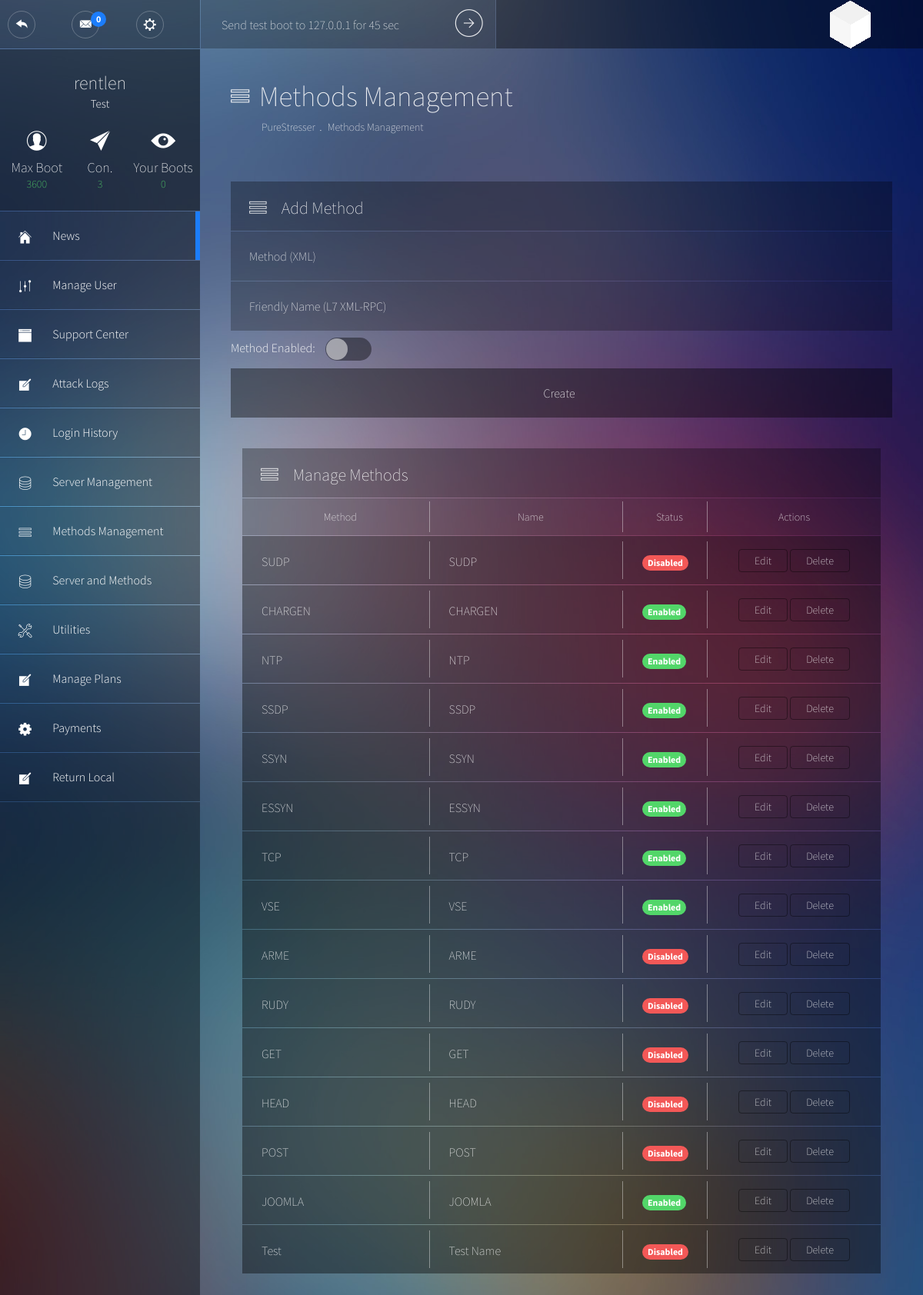
/admin/methods.php (signed in), run on the app's committed database.
### tables this page shows
CREATE TABLE `users` (
  `ID` int(11) NOT NULL,
  `username` varchar(26) NOT NULL,
  `password` varchar(40) NOT NULL,
  `email` varchar(50) NOT NULL,
  `rank` int(11) NOT NULL DEFAULT '0',
  `membership` int(11) NOT NULL,
  `max_boots` tinyint(2) NOT NULL DEFAULT '0',
  `expire` int(11) NOT NULL,
  `status` int(11) NOT NULL,
  `test_boot` int(16) DEFAULT NULL
);

CREATE TABLE `plans` (
  `ID` int(11) NOT NULL,
  `name` varchar(50) NOT NULL,
  `description` text NOT NULL,
  `mbt` int(11) NOT NULL,
  `max_boots` tinyint(2) NOT NULL DEFAULT '1',
  `unit` varchar(10) NOT NULL,
  `length` int(11) NOT NULL,
  `price` float NOT NULL,
  `allowed_methods` text
);

CREATE TABLE `boot_methods` (
  `method` varchar(32) NOT NULL,
  `friendly_name` varchar(32) NOT NULL,
  `active` enum('0','1') NOT NULL DEFAULT '1'
);

### includes/functions.php (called while the page is built, shortened)
<?php
class stats
{
	function totalBootsForUser($odb, $user)
	{
		$SQL = $odb -> prepare("SELECT COUNT(*) FROM `logs` WHERE `user` = :user");
		$SQL -> execute(array(":user" => $user));
		return $SQL->fetchColumn(0);
	}
}
	function getUsersOpenedTickets()
	{
		global $odb;
		$countOpenTickets = $odb->prepare("SELECT COUNT(*) AS `total` FROM `tickets` WHERE `username`=:user AND `status`='Waiting for User response.'");
		$countOpenTickets->execute(array(":user" => $_SESSION['username']));
		return $countOpenTickets->fetchColumn(0);
	}

### includes/init.php (called while the page is built, shortened)
<?php
require 'functions.php';
$stats = new stats;

### admin/methods.php (the view, shortened to what this page needs)
<?php
require_once '../includes/db.php';
require_once '../includes/init.php';
$currentPage = "admin_index";
$pageon = "Methods Management";
$plansql = $odb -> prepare("SELECT `users`.*,`plans`.`name`, `plans`.`mbt`,`plans`.`max_boots` AS `pboots` FROM `users`, `plans` WHERE `plans`.`ID` = `users`.`membership` AND `users`.`ID` = :id LIMIT 1");
$plansql -> execute(array(":id" => $_SESSION['ID']));
$userInfo = $plansql -> fetch(PDO::FETCH_ASSOC);
?>
<!DOCTYPE html>
<html lang="en">
<head><meta http-equiv="Content-Type" content="text/html; charset=windows-1252">
	<link rel="stylesheet" type="text/css" href="../css/bootstrap.min.css">
	<link rel="stylesheet" type="text/css" href="../css/main.min.css">
</head>
<body>
	<header class="top-bar">
		<?php include "../includes/template/header.php"; ?>
	</header>
	<div class="wrapper">
		<aside class="sidebar">
			<?php include "../includes/template/sidebar.php"; ?>
		</aside>
		<section class="content">
			<header class="main-header">
				<div class="main-header__nav">
					<h1 class="main-header__title">
						<i class="pe-7s-menu"></i>
						<span><?php echo $pageon ?></span>
					</h1>
					<ul class="main-header__breadcrumb">
						<li><a href="#" onclick="return false;"><?php include '../includes/name.php'; ?></a></li>
						<li><a href="#" onclick="return false;"><?php echo $pageon ?></a></li>
					</ul>
				</div>
			</header>
<?php
$action = (isset($_GET['action']) ? $_GET['action'] : "list");
		?>
<?php if ($action != "edit") { ?>
<div class="row">
 <form action="?action=create" method="POST">
					<div class="col-md-12">
						<article class="widget widget__form">
							<header class="widget__header">
								<div class="widget__title" style="width:100%">
									<i class="pe-7s-menu"></i><h3>Add Method</h3>
								</div>
							</header>
							<div class="widget__content">
								<input placeholder="Method (XML)" name="method" maxlength="50" type="text" />
								<input placeholder="Friendly Name (L7 XML-RPC)" name="name" type="text" />
								Method Enabled:
								<label class="switch green" for="status"></label>
								<button type="submit" name="create">Create</button>
							</div>
						</article>
					</div>
</form>
					</div> <?php } ?>
					<div class="col-md-12">
						<article class="widget">
							<header class="widget__header">
								<div class="widget__title" style="width:100%">
									<i class="pe-7s-menu"></i><h3>Manage Methods</h3>
								</div>
							</header>
							<div class="widget__content table-responsive">
								<table class="table table-striped media-table">
									  	<thead>
									  		<tr>
                                                    <th><center>Method</th>
                                                    <th><center>Name</th>
                                                    <th style="width:69px"><center>Status</th>
                                                    <th style="width:225px;"><center>Actions</th>
                                                </tr>
                                            </thead>
											<tbody>
<?php
$getMethods = $odb->query("select * from boot_methods");
if ($getMethods->rowCount() != 0) {
	while ($row = $getMethods->fetch(PDO::FETCH_ASSOC)) {
		echo "<tr class='spacer'></tr>
		<tr>
			<td>" . $row['method'] . "</td>
			<td>" . $row['friendly_name'] . "</td>
			<td>"  . ($row['active'] == "1" ? "<span class='badge badge--green'>Enabled</span>" : "<span class='badge badge--red'>Disabled</span>") . "</td>
			<td>
				<a href='?action=edit&method=" . $row['method'] . "' class='btn btn--primary'>Edit</a>
				<a href='?action=delete&method=" . $row['method'] . "' class='btn btn--primary'>Delete</a>
			</td>
		</tr>";
	}
} else {
	echo "<tr class='spacer'></tr>
		<tr><td colspan='5'>There are no methods, create one</td></tr>";
}
?>
								</tbody>
										</table>
							</div>
						</article>
					</div>
		</section>
	</div>
</body>
</html>

### includes/template/header.php (shortened to what this page needs)
<ul class="profile">
                      <li>
		<a href="/unset.php" class="btn-circle btn-sm">
			<i class="pe-7f-back"></i>
		</a>
	</li>
	<li>
		<a href="/support.php" class="btn-circle btn-sm">
			<i class="pe-7f-mail"></i>
			<span class="badge badge--blue"><?php echo getUsersOpenedTickets(); ?></span>
		</a>
	</li>
	<li>
		<a href="/profile.php" class="btn-circle btn-sm">
			<i class="pe-7g-sets"></i>
		</a>
	</li>
</ul>
<div class="main-search" style="padding-left:25px;">
	<form action="/testboot.php" method="POST">
		<input type="text" placeholder="Send test boot to <?php
				echo $_SERVER["REMOTE_ADDR"];
			?> for 45 sec" id="msearch" style="width:358px;" disabled="disabled" />
		<button type="submit" name="testBoot">
			<i class="pe-7g-arrow-circled pe-rotate-90" name="testBtn"></i>
		</button>
	</form>
</div>
<div class="main-brand">
	<div class="main-brand__container">
		<div class="main-logo"><img src="/img/logo.png"></div>
	</div>
</div>

### includes/template/sidebar.php (shortened to what this page needs)
<?php
global $userInfo;
$currentPage = (isset($currentPage) ? $currentPage : "");
$adminPanel = (isset($currentPage) && substr($currentPage, 0, 6) === "admin_");
if ( $adminPanel === false )
{
?>
			<div class="user-info">
				<br /><br />
					<!--<figure class="rounded-image profile__img">
						<img class="media-object" src="img/profile.jpg" alt="user">
					</figure>
					--><h2 class="user-info__name"><?php echo htmlentities($_SESSION['username']); ?></h2>
					<h3 class="user-info__role"><?php echo ( isset($userInfo['name']) && !empty($userInfo['name']) ? $userInfo['name'] : "No Plan" ); ?></h3>
					<ul class="user-info__numbers">
						<li>
							<i class="pe-7f-user"></i>
							<p>Max Boot</p>
							<p><?php echo $userInfo['mbt']; ?></p>
						</li>
						<li>
							<i class="pe-7f-paper-plane"></i>
							<p>Con.</p>
							<p><?php echo ($userInfo['max_boots']+$userInfo['pboots']); ?></p>
						</li>
						<li>
							<i class="pe-7g-watch"></i>
							<p>Your Boots</p>
							<p><?php echo $stats -> totalBootsForUser($odb, $_SESSION['username']); ?></p>
						</li>
					</ul>
				</div>
				<ul class="main-nav">
					<li<?php echo ($currentPage === "dashboard" ? ' class="main-nav--active"' : ''); ?>>
						<a class="main-nav__link" href="index.php">
							<span class="main-nav__icon"><i class="pe-7f-home"></i></span>
							Dashboard
						</a>
					</li>
					<li<?php echo ($currentPage === "account" ? ' class="main-nav--active"' : ''); ?>>
						<a class="main-nav__link" href="profile.php">
							<span class="main-nav__icon"><i class="pe-7f-user"></i></span>
							Your Account
						</a>
					</li>
					<li<?php echo ($currentPage === "news" ? ' class="main-nav--active"' : ''); ?>>
						<a class="main-nav__link" href="news.php">
							<span class="main-nav__icon"><i class="pe-7s-news-paper"></i></span>
							Latest News
						</a>
					</li>
<?php
if ($user->hasMembership($odb)) {
?>
					<li<?php echo ($currentPage === "booter" ? ' class="main-nav--active"' : ''); ?>>
						<a class="main-nav__link" href="booter.php">
							<span class="main-nav__icon"><i class="pe-7f-edit"></i></span>
							Booter
						</a>
					</li>
					<li class="main-nav--collapsible<?php echo ($currentPage === "tools" ? ' main-nav--active' : ''); ?>">
						<a class="main-nav__link" href="#" onclick="return false;">
							<span class="main-nav__icon"><i class="pe-7f-tools"></i></span>
							Tools <span class="badge badge--line badge--blue">4</span>
						</a>
						<ul class="main-nav__submenu">
							<li><a href="resolver.php"><span>Resolvers</span></a></li>
							<li><a href="iplogger.php"><span>IP Logger</span></a></li>
							<li><a href="isitup.php"><span>Website Status Checker</span></a></li>
							<li><a href="portscan.php"><span>Port Scan</span></a></li>
						</ul>
					</li>
<?php } ?>
					<li<?php echo ($currentPage === "<?php echo URL; ?>support" ? ' class="main-nav--active"' : ''); ?>>
						<a class="main-nav__link" href="support.php">
							<span class="main-nav__icon"><i class="pe-7f-browser"></i></span>
							Support Center
						</a>
					</li>
					<li<?php echo ($currentPage === "purchase" ? ' class="main-nav--active"' : ''); ?>>
						<a class="main-nav__link" href="purchase.php">
							<span class="main-nav__icon"><i class="pe-7f-note"></i></span>
							Purchase
						</a>
					</li>
					<?PHP	if ($user -> isAdmin($odb))	{
						?>
						<li>
						<a class="main-nav__link" href="admin/index.php">
							<span class="main-nav__icon"><i class="pe-7f-note"></i></span>
							Administrator
						</a>
					</li>
                        <?php
						}
						?>
				</ul>
<?php
}
else
{
?>
			<div class="user-info"><br /><br />
					<h2 class="user-info__name"><?php echo htmlentities($_SESSION['username']); ?></h2>
					<h3 class="user-info__role"><?php echo ( isset($userInfo['name']) && !empty($userInfo['name']) ? $userInfo['name'] : "No Plan" ); ?></h3>
					<ul class="user-info__numbers">
						<li>
							<i class="pe-7f-user"></i>
							<p>Max Boot</p>
							<p><?php echo $userInfo['mbt']; ?></p>
						</li>
						<li>
							<i class="pe-7f-paper-plane"></i>
							<p>Con.</p>
							<p><?php echo ($userInfo['max_boots']+$userInfo['pboots']); ?></p>
						</li>
						<li>
							<i class="pe-7g-watch"></i>
							<p>Your Boots</p>
							<p><?php echo $stats -> totalBootsForUser($odb, $_SESSION['username']); ?></p>
						</li>
					</ul>
				</div>
				<ul class="main-nav">
					<li<?php echo ($currentPage === "admin_index" ? ' class="main-nav--active"' : ''); ?>>
						<a class="main-nav__link" href="index.php">
							<span class="main-nav__icon"><i class="pe-7f-home"></i></span>
							News
						</a>
					</li>
					<li<?php echo ($currentPage === "admin_user" ? ' class="main-nav--active"' : ''); ?>>
						<a class="main-nav__link" href="edituser.php">
							<span class="main-nav__icon"><i class="pe-7f-edit"></i></span>
							Manage User
						</a>
					</li>
					<li<?php echo ($currentPage === "admin_support" ? ' class="main-nav--active"' : ''); ?>>
						<a class="main-nav__link" href="support.php">
							<span class="main-nav__icon"><i class="pe-7f-browser"></i></span>
							Support Center
						</a>
					</li>
					<li<?php echo ($currentPage === "admin_attacks" ? ' class="main-nav--active"' : ''); ?>>
						<a class="main-nav__link" href="attacklogs.php">
							<span class="main-nav__icon"><i class="pe-7f-note"></i></span>
							Attack Logs
						</a>
					</li>
					<li<?php echo ($currentPage === "admin_logins" ? ' class="main-nav--active"' : ''); ?>>
						<a class="main-nav__link" href="logins.php">
							<span class="main-nav__icon"><i class="pe-7f-clock"></i></span>
							Login History
						</a>
					</li>
					<li<?php echo ($currentPage === "admin_servers" ? ' class="main-nav--active"' : ''); ?>>
						<a class="main-nav__link" href="servers.php">
							<span class="main-nav__icon"><i class="pe-7s-server"></i></span>
							Server Management
						</a>
					</li>
					<li<?php echo ($currentPage === "admin_methods" ? ' class="main-nav--active"' : ''); ?>>
						<a class="main-nav__link" href="methods.php">
							<span class="main-nav__icon"><i class="pe-7s-menu"></i></span>
							Methods Management
						</a>
					</li>
					<li<?php echo ($currentPage === "admin_sm" ? ' class="main-nav--active"' : ''); ?>>
						<a class="main-nav__link" href="status.php">
							<span class="main-nav__icon"><i class="pe-7s-server"></i></span>
							Server and Methods
						</a>
					</li>
					<li<?php echo ($currentPage === "admin_utilities" ? ' class="main-nav--active"' : ''); ?>>
						<a class="main-nav__link" href="utilities.php">
							<span class="main-nav__icon"><i class="pe-7s-tools"></i></span>
							Utilities
						</a>
					</li>
						<li<?php echo ($currentPage === "admin_plans" ? ' class="main-nav--active"' : ''); ?>>
						<a class="main-nav__link" href="plans.php">
							<span class="main-nav__icon"><i class="pe-7f-note"></i></span>
							Manage Plans
						</a>
						</li>
						<li<?php echo ($currentPage === "admin_payments" ? ' class="main-nav--active"' : ''); ?>>
						<a class="main-nav__link" href="payments.php">
							<span class="main-nav__icon"><i class="pe-7f-config"></i></span>
							Payments
						</a>
						</li>
						<li>
						<a class="main-nav__link" href="../index.php">
							<span class="main-nav__icon"><i class="pe-7f-note"></i></span>
							Return Local
						</a>
					</li>
				</ul>
				<div style="height:250px;"></div>
<?php
}

### includes/name.php
PureStresser

### data on the page
users: plans.name "Test", plans.mbt "3600", plans.max_boots "3"
boot_methods: method "SUDP", friendly_name "SUDP", active "Disabled"
boot_methods: method "CHARGEN", friendly_name "CHARGEN", active "Enabled"
boot_methods: method "NTP", friendly_name "NTP", active "Enabled"
boot_methods: method "SSDP", friendly_name "SSDP", active "Enabled"
boot_methods: method "SSYN", friendly_name "SSYN", active "Enabled"
boot_methods: method "ESSYN", friendly_name "ESSYN", active "Enabled"
boot_methods: method "TCP", friendly_name "TCP", active "Enabled"
boot_methods: method "VSE", friendly_name "VSE", active "Enabled"
boot_methods: method "ARME", friendly_name "ARME", active "Disabled"
boot_methods: method "RUDY", friendly_name "RUDY", active "Disabled"
boot_methods: method "GET", friendly_name "GET", active "Disabled"
boot_methods: method "HEAD", friendly_name "HEAD", active "Disabled"
boot_methods: method "POST", friendly_name "POST", active "Disabled"
boot_methods: method "JOOMLA", friendly_name "JOOMLA", active "Enabled"
boot_methods: method "Test", friendly_name "Test Name", active "Disabled"

### other printed values
getUsersOpenedTickets() "0"
$_SESSION['username'] "rentlen"
$stats -> totalBootsForUser($odb, $_SESSION['username']) "0"
$pageon "Methods Management"
